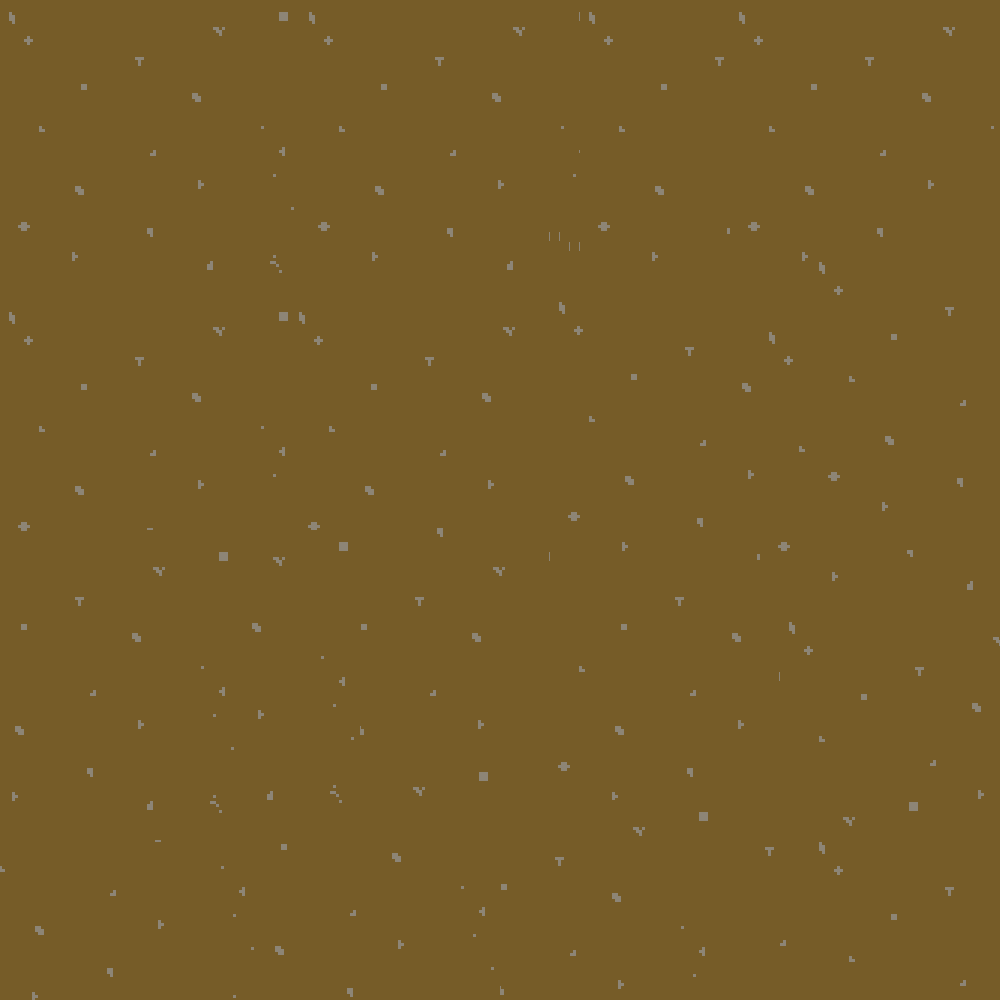

Rendered tile map (Tiled .tmx) drawn with the repository's tilesets; below, a short description and the map source with its tile grids summarised:
An orthogonal 100x100 tile map with 10x10 px tiles, 1 tile layer (Tile Layer 1).

<map version="1.0" orientation="orthogonal" renderorder="right-down" width="100" height="100" tilewidth="10" tileheight="10" nextobjectid="1">
 <tileset firstgid="1" name="Dirt" tilewidth="10" tileheight="10" tilecount="900" columns="30">
  <image source="Dirt.png" width="300" height="300" />
 </tileset>
 <layer name="Tile Layer 1" width="100" height="100">
  <data>[10000 cells, 10000 non-empty, 900 distinct tile ids]</data>
 </layer>
</map>
